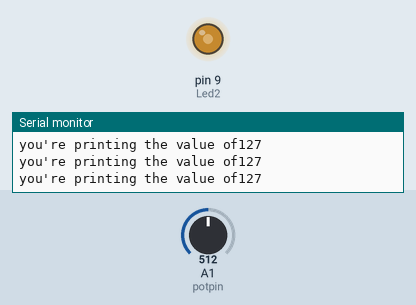
A sketch run on a simulated Arduino Uno, built with avr-gcc and run on an emulated ATmega328P. Shown: output pins drawn as LEDs (lit = HIGH), the last lines printed to the serial monitor. The test bench sets the inputs (shaded band); at power-on: A1 (potpin) = 512.

Above: at 1.2 s.
1.3 s: A1 (potpin) set to 413
At 2.4 s:
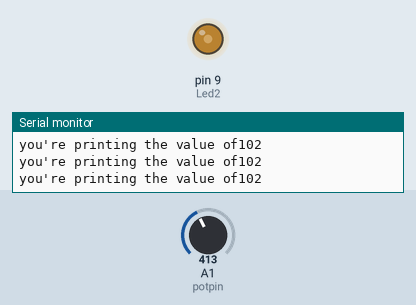
4.3 s: A1 (potpin) set to 394
At 5.4 s:
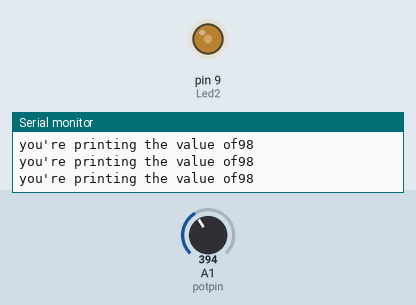
7.3 s: A1 (potpin) set to 122
At 8.5 s:
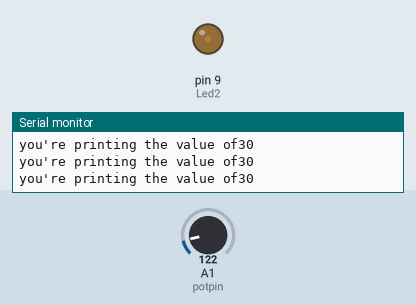
8.8 s: A1 (potpin) set to 45
At 9.8 s:
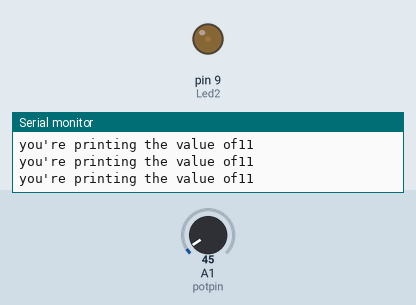
11.8 s: A1 (potpin) set to 37
At 13.1 s:
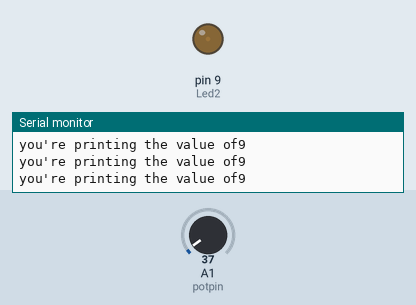
14.8 s: A1 (potpin) set to 716
At 15.4 s:
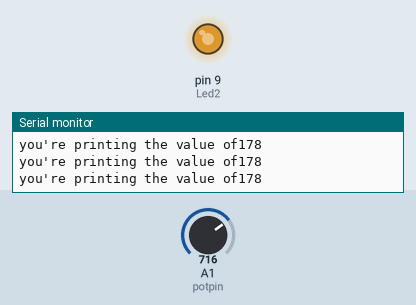
Timing chart, 0 to 17.3 s (numbered marks = the images above; inputs shaded):
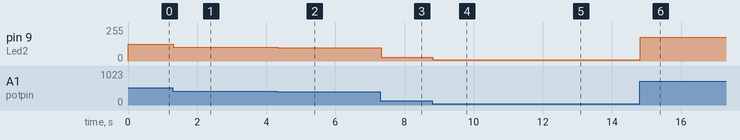

Measured:
- after the input at 1.3 s, pin 9 (Led2): 127/255 → 102/255 at once
- after the input at 4.3 s, pin 9 (Led2): 102/255 → 98/255 at once
- after the input at 7.3 s, pin 9 (Led2): 98/255 → 30/255 at once
- after the input at 8.8 s, pin 9 (Led2): 30/255 → 11/255 at once
- after the input at 11.8 s, pin 9 (Led2): 11/255 → 9/255 at once
- after the input at 14.8 s, pin 9 (Led2): 9/255 → 178/255 at once

The sketch:

potentiometre.ino
```cpp
 int potpin = A1;
 int Led2 = 9;
 int readValue;
 int writeValue;


void setup() {
 pinMode(potpin, INPUT);
 pinMode(Led2, OUTPUT);
 Serial.begin(9600);


}

void loop() {
  readValue = analogRead(potpin);
  writeValue = (255./1023.)*readValue;
  analogWrite(Led2, writeValue);
  Serial.print("you're printing the value of");
  Serial.println(writeValue);


}
```
